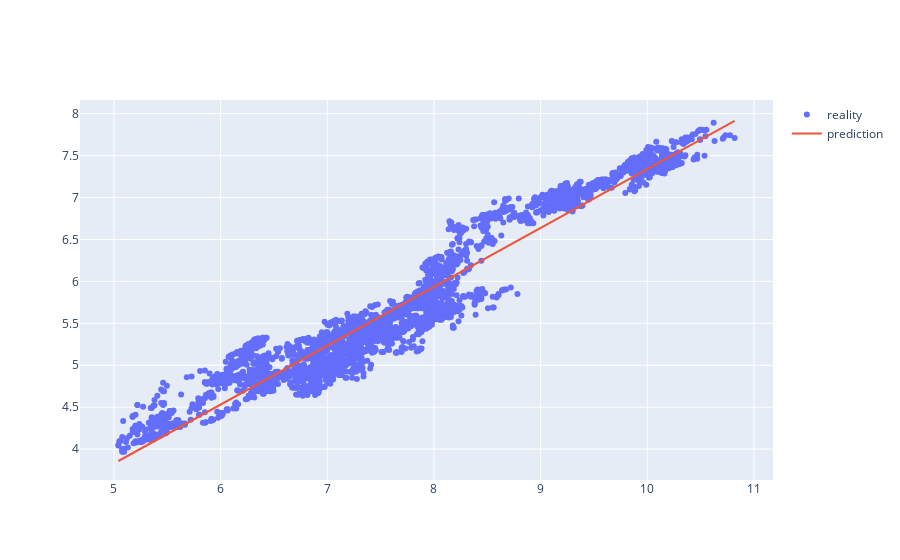

This figure's notebook cell:
### Markdown cell above
Linear Regression Model for GARAN-AKBNK with using first 3600 input as train data.

### Code cell
fig = go.Figure()

fig.add_trace(go.Scatter(x=linear_result['GARAN_train'], y=linear_result['AKBNK_train'],
                    mode='markers',
                    name='reality'))

fig.add_trace(go.Scatter(x=linear_result['GARAN_train'], y=linear_result['AKBNK_expected_by_model'],
                    mode='lines',
                    name='prediction'))
fig.show()

### Figure 1 — Plotly figure (JSON) as saved in the notebook; plotly's stock layout.template omitted (floating-point values rounded to 4 significant figures; data arrays with more than 128 entries replaced by an {"elided": "..."} marker saying what was removed)
{"data": [{"mode": "markers", "name": "reality", "type": "scatter", "x": {"elided": "3600 float values"}, "y": {"elided": "3600 float values"}}, {"mode": "lines", "name": "prediction", "type": "scatter", "x": {"elided": "3600 float values"}, "y": {"elided": "3600 float values"}}], "layout": {}}
